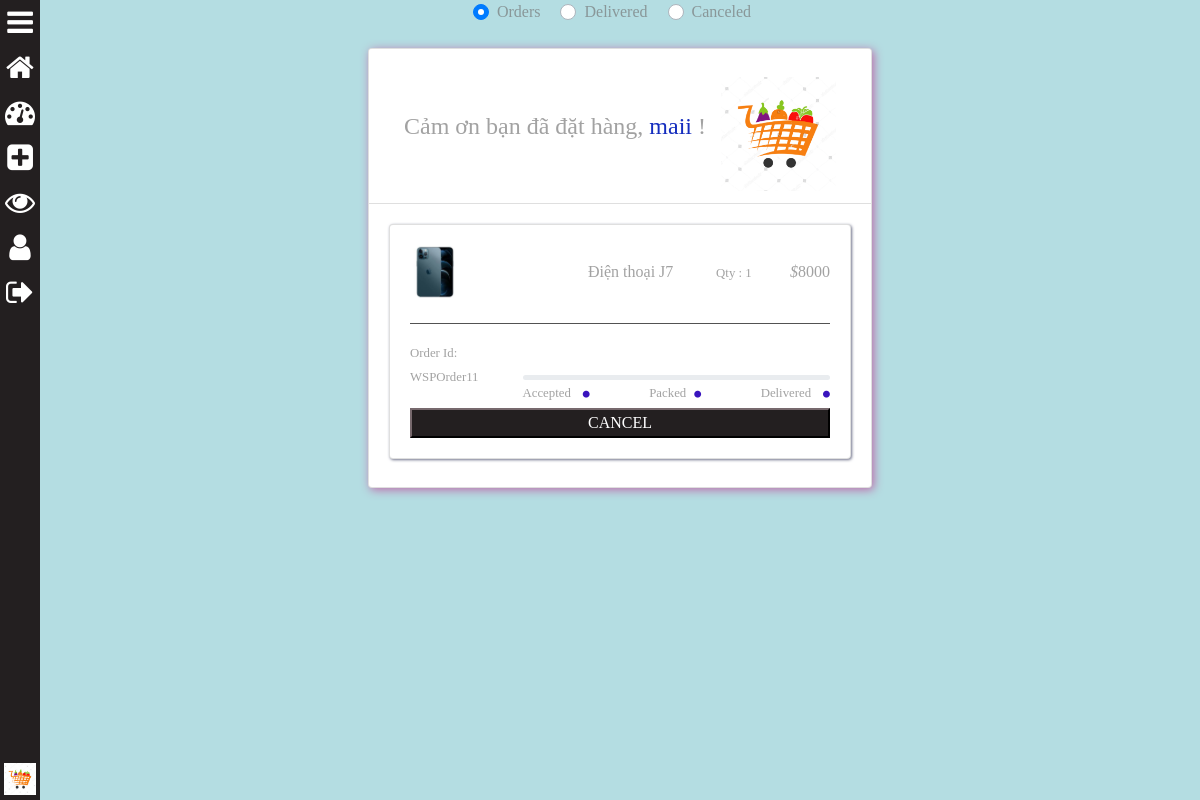
Screenshot of /seller/MyOrders/ (signed in) with the database file from the repository.
### saler/models.py (models this page shows, shortened)
class WholeSaleProductOrders(models.Model):
	STATUS_CHOICES = (("Accepted",'Accepted'),("Packed",'Packed'),("On The Way",'On The Way'),("Delivered",'Delivered'),("Cancel",'Cancel'))
	order_id = models.CharField(max_length=50,default='')
	user = models.ForeignKey(User, default='', on_delete=models.CASCADE)
	products = models.CharField(max_length=50)
	status = models.CharField(max_length=15,choices=STATUS_CHOICES,default='')

class WholeSaleProduct(models.Model):
	SEX_CHOICES = (("Male",'Male'),("Female",'Female'),("All",'All'))
	product_id = models.BigAutoField(primary_key=True)
	product_name = models.CharField(max_length=100)
	category = models.ForeignKey(category, default="", verbose_name="Category", on_delete=models.SET_DEFAULT)
	subcategory = models.CharField(max_length=50, default="")
	price = models.IntegerField(default=0)
	desc = models.TextField()
	size = models.TextField(verbose_name='Size Avialabe(Separated by Comma)')
	color = models.TextField(verbose_name='Enter Color Separated by Comma')
	min_Quantity = models.IntegerField(default=0, null=True)
	pub_date = models.DateField(auto_now=True)
	image1 = models.ImageField(upload_to='products/images', default="",null=True)
	image2 = models.ImageField(upload_to='products/images', default="",null=True,blank=True)
	image3 = models.ImageField(upload_to='products/images', default="",null=True,blank=True)
	image4 = models.ImageField(upload_to='products/images', default="",null=True,blank=True)
	image5 = models.ImageField(upload_to='products/images', default="",null=True,blank=True)

### saler/views.py (the view)
# urls.py: path('MyOrders/', views.MyOrders, name="seller_orders"),
def MyOrders(request):
	if request.method == 'POST':
		order_id = request.POST.get('order_id')
		o = WholeSaleProductOrders.objects.filter(order_id=order_id)[0]
		o.status = 'Cancel'
		o.save()
	params = {
		'orders': [i for i in WholeSaleProductOrders.objects.all() if i.user == request.user and i.status != 'Delivered' and i.status != 'Cancel'],
		'delivered': [i for i in WholeSaleProductOrders.objects.all() if i.user == request.user and i.status == 'Delivered'],
		'cancel': [i for i in WholeSaleProductOrders.objects.all() if i.user == request.user and i.status == 'Cancel'],
	}
	return render(request,'saler/myorders.html', params)

### saler/templatetags/seller_app_tags.py (called while the page is built)
@register.filter(name='split')
def split(str, key):
    return str.split(key)

@register.filter(name='remfl')
def remfl(str1, key):
	if str1 != '' and key != '':
		return str(str1)[int(key):-int(key)]

@register.filter(name='product')
def product(str1, key):
	if str1.split(key)[0] != '':
		ppp = WholeSaleProduct.objects.filter(product_id=str1.split(key)[0]).first()
		return [ppp.product_name,ppp.image1.url,ppp.price]

### saler/templates/saler/myorders.html (shortened to what this page needs)
{% extends 'saler/base.html' %}
{% load static %}
{% load seller_app_tags %}
{% block saler_body %}
<div style="width: 100%; text-align: center;">
    <div class="custom-control custom-radio custom-control-inline" onclick="document.getElementById('orders').style.display = 'block';document.getElementById('delivered').style.display = 'none';document.getElementById('cancel').style.display = 'none';">
      <label class="custom-control-label" for="customRadioInline1">Orders</label>
    </div>
    <div class="custom-control custom-radio custom-control-inline" onclick="document.getElementById('orders').style.display = 'none';document.getElementById('delivered').style.display = 'block';document.getElementById('cancel').style.display = 'none';">
      <label class="custom-control-label" for="customRadioInline2">Delivered</label>
    </div>
    <div class="custom-control custom-radio custom-control-inline"onclick="document.getElementById('orders').style.display = 'none';document.getElementById('delivered').style.display = 'none';document.getElementById('cancel').style.display = 'block';">
      <label class="custom-control-label" for="customRadioInline3">Canceled</label>
    </div>
</div>
<div id="orders">
    <div class="container-fluid my-4 d-flex justify-content-center">
        <div class="card card-1">
            <div class="card-header bg-white">
                <div class="media flex-sm-row flex-column-reverse justify-content-between ">
                    <div class="col my-auto">
                        <h4 class="mb-0">Cảm ơn bạn đã đặt hàng, <span class="change-color">{{request.user.first_name}}</span> !</h4>
                    </div>
                    <div class="col-auto text-center my-auto pl-0 sm-4"> <img class="img-fluid my-auto align-items-center mb-0 pt-3" src="{% static 'main/images/favicon.png' %}" width="115" height="115">
                    </div>
                </div>
            </div>
            <div class="card-body">
                {% for ord in orders %}
                <div class="row pb-2">
                    <div class="col">
                        <div class="card card-2">
                            <div class="card-body">
                                {% for item in ord.products|split:',' %}
                                <div class="media mb-2">
                                    {% if item|product:'|'|slice:'0:1'|remfl:'2'%}
                                    <div class="sq align-self-center "> <img class="img-fluid my-auto align-self-center mr-2 mr-md-4 pl-0 p-0 m-0" src="{{item|product:'|'|slice:'1:2'|remfl:'2'}}" width="50" /> </div>
                                    <div class="media-body my-auto text-right">
                                        <div class="row my-auto flex-column flex-md-row">
                                            <div class="col-sm-7 my-auto">
                                                <h6 class="mb-0"> {{item|product:'|'|slice:'0:1'|remfl:'2'}}</h6>
                                            </div>
                                            <div class="col my-auto"> <small>Qty : {{item|split:'|'|slice:'1:2'|remfl:'2'}}</small></div>
                                            <div class="col my-auto">
                                                <h6 class="mb-0"><i>$</i>{{item|product:'|'|slice:'2:3'|remfl:'1'}}</h6>
                                            </div>
                                        </div>
                                    </div>
                                    {% endif %}
                                </div>
                                {% endfor %}
                                <hr class="my-3 ">
                                <div class="row">
                                    <div class="col-md-3 mb-3"> <small>Order Id: <span>{{ord.order_id}}</span></small> </div>
                                    <div class="col mt-auto">
                                        <div class="progress my-auto">
                                        </div>
                                        <div class="media row justify-content-between ">
                                            <div class="col-auto text-right"><span> <small class="text-right mr-sm-2">Accepted</small> <i class="fa fa-circle active"></i> </span></div>
                                            <div class="flex-col"> <span> <small class="text-right mr-sm-2">Packed</small><i class="fa fa-circle active"></i></span></div>
                                            <div class="col-auto flex-col-auto"><small class="text-right mr-sm-2">Delivered</small><span> <i class="fa fa-circle active"></i></span></div>
                                        </div>
                                    </div>
                                </div>
                                <div class="p-0 m-0 w-100">
                                    {% if not ord.status == 'Accepted' and not ord.status == 'Delivered' and not ord.status == 'Packed' %}
                                    <form method="POST">{% csrf_token %}
                                         <button style=" background-color: #231f20; color: #fff; border-color: #231f20;" class="mt-1 w-100">CANCEL</button>
                                    </form>
                                    {% endif %}
                                </div>
                            </div>
                        </div>
                    </div>
                </div>
               {% endfor %}
            </div>
        </div>
    </div>
</div>
{% endblock  %}

### saler/templates/saler/myorders.html (style rules this page uses)
body { min-height: 100vh; background-size: cover; font-family: 'Lato', sans-serif; color: rgba(116, 116, 116, 0.667); background: linear-gradient(140deg, #fff, 50%, #be1471) }
.container-fluid { margin-top: 200px }
.card-1 { box-shadow: 2px 2px 10px 0px rgb(190, 108, 170) }
hr { background-color: rgba(10, 10, 10, 0.667) }
.change-color { color: #142dbe !important }
.card-2 { box-shadow: 1px 1px 3px 0px rgb(112, 115, 139) }
.fa-circle.active { font-size: 8px; color: #3914be }
.fa-circle { font-size: 8px; color: #aaa }
.progress { height: 5px !important; margin-bottom: 0 }

### rows the page displays
WholeSaleProductOrders: price (picture), products "1", order_id "WSPOrder11"
WholeSaleProduct: products "Điện thoại J7", products "8000"

### other values shown
{{ request.user.first_name }} "maii"
